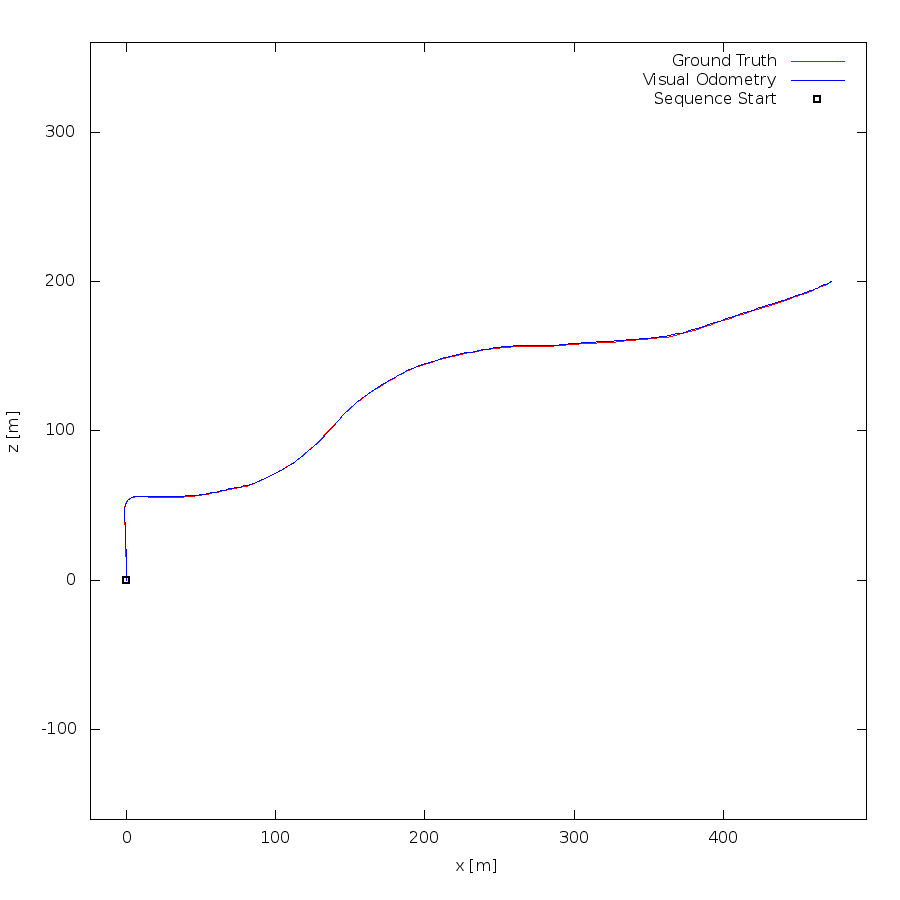

This chart was generated by the following gnuplot code:
set term postscript eps enhanced color
set output "03.eps"
set size ratio -1
set xrange [-24:495]
set yrange [-160:360]
set xlabel "x [m]"
set ylabel "z [m]"
plot "03.txt" using 1:2 lc rgb "#FF0000" title 'Ground Truth' w lines,"03.txt" using 3:4 lc rgb "#0000FF" title 'Visual Odometry' w lines,"< head -1 03.txt" using 1:2 lc rgb "#000000" pt 4 ps 1 lw 2 title 'Sequence Start' w points
